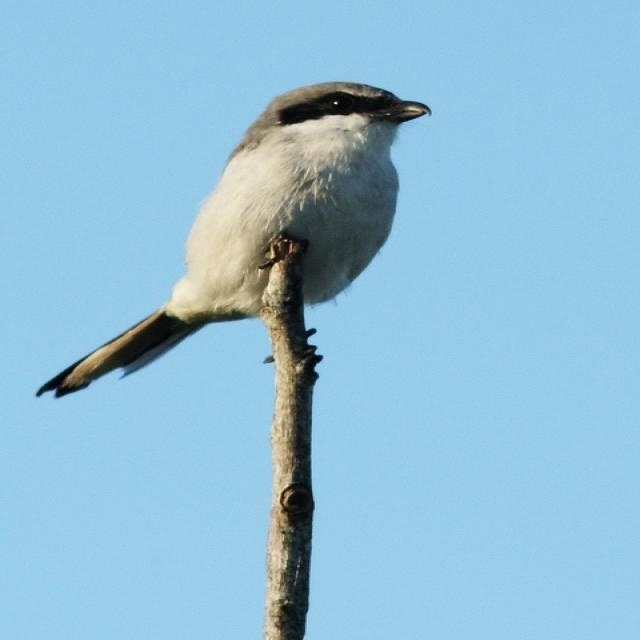
#> input picture source_data/original_images/bird.jpg, 640 x 640 px; its folder holds only this picture in this run
$ python augment_dataset.py
#> lines starting #> are read from the running program, lines starting #| are printed output that depends on the picture
#!/usr/bin/env python3
"""
Data augmentation script for YOLO training dataset.
Generates rotated, scaled, and transformed variants of original images.
"""

import cv2
import numpy as np
import os
import json
from pathlib import Path
import argparse

class YOLODatasetAugmenter:
    def __init__(self, original_images_dir="source_data/original_images", output_dir="train", val_split=0.2):
        self.original_images_dir = Path(original_images_dir)
        self.output_dir = Path(output_dir)
        self.val_split = val_split

        # Create train directories
        self.train_images_dir = self.output_dir / "images"
        self.train_labels_dir = self.output_dir / "labels"

        # Create validation directories
        self.val_images_dir = Path("val") / "images"
        self.val_labels_dir = Path("val") / "labels"

        # Create all output directories
        self.train_images_dir.mkdir(parents=True, exist_ok=True)
        self.train_labels_dir.mkdir(parents=True, exist_ok=True)
        self.val_images_dir.mkdir(parents=True, exist_ok=True)
        self.val_labels_dir.mkdir(parents=True, exist_ok=True)

        # Class mapping: Sequential IDs (0-5) but ordered for better COCO transfer learning
        self.class_to_id = {
            'car': 0,        # Sequential ID 0 (maps to COCO ID 2)
            'motorcycle': 1, # Sequential ID 1 (maps to COCO ID 3)
            'truck': 2,      # Sequential ID 2 (maps to COCO ID 7)
            'bird': 3,       # Sequential ID 3 (maps to COCO ID 14)
            'cat': 4,        # Sequential ID 4 (maps to COCO ID 15)
            'dog': 5,        # Sequential ID 5 (maps to COCO ID 16)
        }
        self.class_names = list(self.class_to_id.keys())

    def detect_class_from_filename(self, filename):
        """Detect class from filename"""
        filename_lower = filename.lower()
        for class_name in self.class_names:
            if class_name in filename_lower:
                return self.class_to_id[class_name]
        raise ValueError(f"Could not detect class from filename: {filename}")

    def rotate_image_and_bbox(self, image, angle):
        """Rotate image and return full bounding box for rotated object"""
        h, w = image.shape[:2]
        center = (w // 2, h // 2)

        # Create rotation matrix
        M = cv2.getRotationMatrix2D(center, angle, 1.0)

        # Calculate new canvas size to fit rotated image
        cos_a = abs(M[0, 0])
        sin_a = abs(M[0, 1])
        new_w = int((h * sin_a) + (w * cos_a))
        new_h = int((h * cos_a) + (w * sin_a))

        # Adjust rotation matrix for new canvas size
        M[0, 2] += (new_w / 2) - center[0]
        M[1, 2] += (new_h / 2) - center[1]

        # Rotate image
        rotated = cv2.warpAffine(image, M, (new_w, new_h),
                               borderMode=cv2.BORDER_CONSTANT,
                               borderValue=(0, 0, 0))

        # For single object detection, bbox covers entire image with some padding
        padding = 0.05  # 5% padding
        x_center = 0.5
        y_center = 0.5
        width = 1.0 - 2 * padding
        height = 1.0 - 2 * padding

        return rotated, (x_center, y_center, width, height)

    def scale_image(self, image, scale_factor):
        """Scale image up or down"""
        h, w = image.shape[:2]
        new_h, new_w = int(h * scale_factor), int(w * scale_factor)

        if scale_factor > 1.0:
            # Scale up then crop to original size
            scaled = cv2.resize(image, (new_w, new_h))
            start_y = (new_h - h) // 2
            start_x = (new_w - w) // 2
            cropped = scaled[start_y:start_y+h, start_x:start_x+w]
            return cropped
        else:
            # Scale down then pad to original size
            scaled = cv2.resize(image, (new_w, new_h))
            # Create black canvas of original size
            canvas = np.zeros((h, w, 3), dtype=np.uint8)
            start_y = (h - new_h) // 2
            start_x = (w - new_w) // 2
            canvas[start_y:start_y+new_h, start_x:start_x+new_w] = scaled
            return canvas

    def adjust_brightness_contrast(self, image, brightness=0, contrast=1.0):
        """Adjust image brightness and contrast"""
        adjusted = cv2.convertScaleAbs(image, alpha=contrast, beta=brightness)
        return adjusted

    def add_noise(self, image, noise_factor=25):
        """Add Gaussian noise to image"""
        noise = np.random.normal(0, noise_factor, image.shape).astype(np.uint8)
        noisy = cv2.add(image, noise)
        return noisy

    def blur_image(self, image, blur_strength=3):
        """Apply Gaussian blur"""
        return cv2.GaussianBlur(image, (blur_strength, blur_strength), 0)

    def generate_augmentations(self, image_path, augmentations_per_image=100):
        """Generate augmented versions of a single image"""
#> called with augmentations_per_image = 100
        # Load image
        image = cv2.imread(str(image_path))
#> image is the input picture: shape (640, 640, 3); mean B, G, R 214.5, 189.9, 145
        if image is None:
            print(f"Could not load image: {image_path}")
            return

        # Detect class from filename
        class_id = self.detect_class_from_filename(image_path.name)
        # Find class name from class_to_id mapping
        class_name = None
        for name, id in self.class_to_id.items():
            if id == class_id:
                class_name = name
                break

        # Calculate train/val split
        val_count = int(augmentations_per_image * self.val_split)
        train_count = augmentations_per_image - val_count

        print(f"Processing {class_name} - generating {augmentations_per_image} variations")
        print(f"  Train: {train_count}, Validation: {val_count}")

        # Generate augmentations
        for i in range(augmentations_per_image):
            # Start with original image
            aug_image = image.copy()

            # Random rotation (0-360 degrees)
            angle = np.random.uniform(0, 360)
            aug_image, bbox = self.rotate_image_and_bbox(aug_image, angle)

            # Random scale (0.25x to 1.3x)
            scale = np.random.uniform(0.25, 1.3)
            aug_image = self.scale_image(aug_image, scale)

            # Random brightness (-30 to +30)
            brightness = np.random.randint(-30, 31)
            # Random contrast (0.7 to 1.3)
            contrast = np.random.uniform(0.7, 1.3)
            aug_image = self.adjust_brightness_contrast(aug_image, brightness, contrast)

            # Random noise (20% chance)
            if np.random.random() < 0.2:
                aug_image = self.add_noise(aug_image)

            # Random blur (15% chance)
            if np.random.random() < 0.15:
                blur_strength = np.random.choice([3, 5, 7])
                aug_image = self.blur_image(aug_image, blur_strength)

            # Determine if this image goes to train or validation
            if i < train_count:
                images_dir = self.train_images_dir
                labels_dir = self.train_labels_dir
            else:
                images_dir = self.val_images_dir
                labels_dir = self.val_labels_dir

            # Save augmented image
            img_filename = f"{class_name}_{i+1:03d}.jpg"
            img_path = images_dir / img_filename
            cv2.imwrite(str(img_path), aug_image)

            # Save corresponding label file
            label_filename = f"{class_name}_{i+1:03d}.txt"
            label_path = labels_dir / label_filename

            # YOLO format: class_id x_center y_center width height (normalized 0-1)
            with open(label_path, 'w') as f:
                f.write(f"{class_id} {bbox[0]:.6f} {bbox[1]:.6f} {bbox[2]:.6f} {bbox[3]:.6f}\n")
#> this loop made 100 passes
#> pass 1, in rotate_image_and_bbox, `rotated = cv2.warpAffine(image, M, (new_w, new_h), borderMode=cv2.BORD..`:
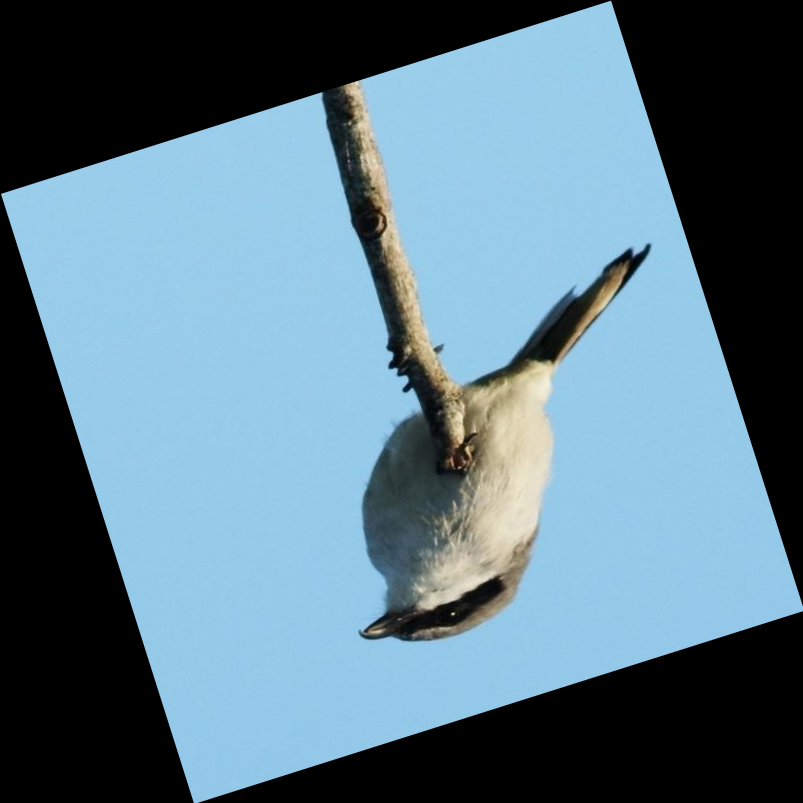
#> rotated: shape (803, 803, 3); mean B, G, R 136.3, 120.6, 92.1
#> pass 1, in adjust_brightness_contrast, `adjusted = cv2.convertScaleAbs(image, alpha=contrast, beta=brightness)`:
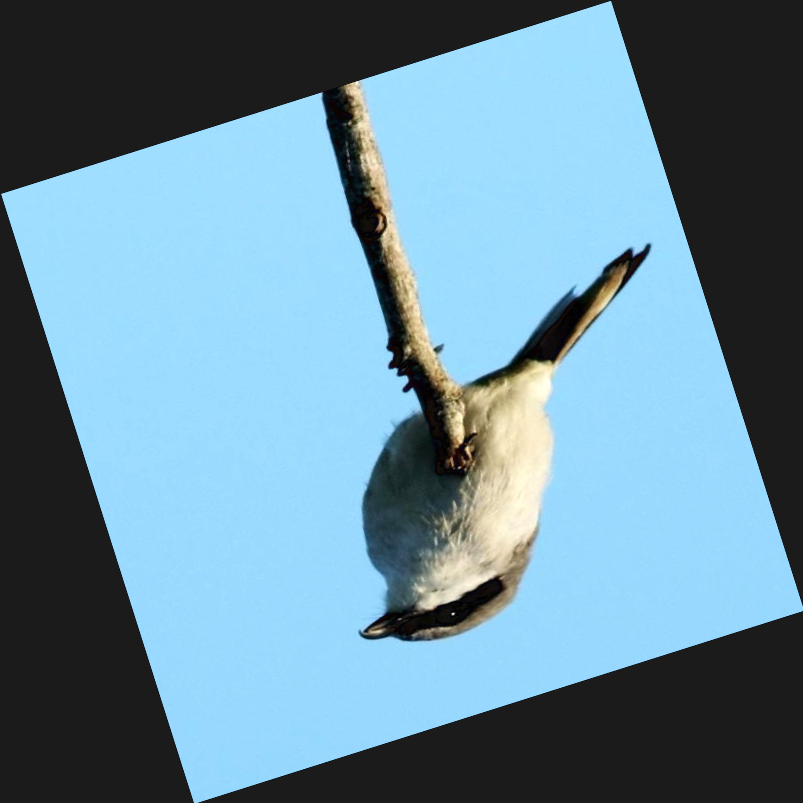
#> adjusted: shape (803, 803, 3); mean B, G, R 157.4, 139.2, 104.8
#> pass 2, in rotate_image_and_bbox (call 2), `rotated = cv2.warpAffine(image, M, (new_w, new_h), borderMode=cv2.BORD..`:
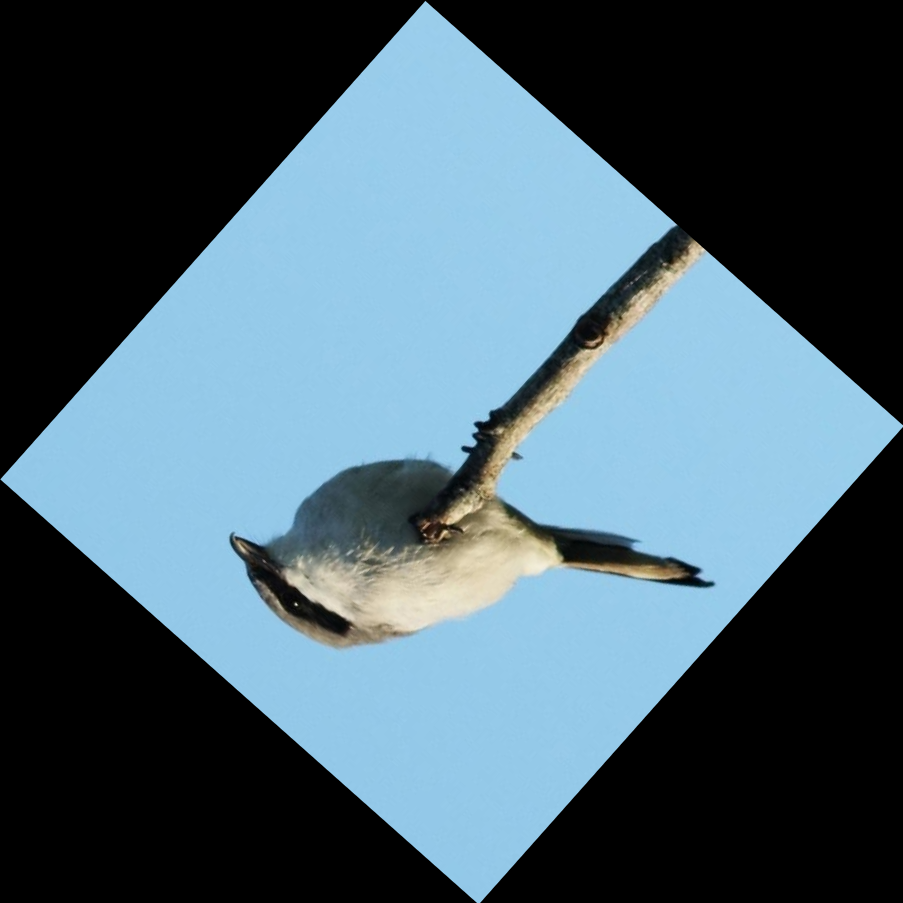
#> rotated: shape (903, 903, 3); mean B, G, R 107.8, 95.4, 72.9

    def augment_all_images(self, augmentations_per_image=100):
        """Process all images in the base directory"""
        image_files = []
        for ext in ['*.jpg', '*.jpeg', '*.png', '*.bmp']:
            image_files.extend(self.original_images_dir.glob(ext))
            image_files.extend(self.original_images_dir.glob(ext.upper()))

        if not image_files:
            print(f"No image files found in {self.original_images_dir}")
            return

        print(f"Found {len(image_files)} original images")

        for image_path in image_files:
            self.generate_augmentations(image_path, augmentations_per_image)

        print(f"\nAugmentation complete!")
        print(f"Training images: {len(list(self.train_images_dir.glob('*.jpg')))}")
        print(f"Training labels: {len(list(self.train_labels_dir.glob('*.txt')))}")
        print(f"Validation images: {len(list(self.val_images_dir.glob('*.jpg')))}")
        print(f"Validation labels: {len(list(self.val_labels_dir.glob('*.txt')))}")
        print(f"Total images: {len(list(self.train_images_dir.glob('*.jpg'))) + len(list(self.val_images_dir.glob('*.jpg')))}")

def main():
    parser = argparse.ArgumentParser(description='Augment YOLO training dataset')
    parser.add_argument('--input', '-i', type=str, default="source_data/original_images",
                       help='Directory containing original images (default: source_data/original_images)')
    parser.add_argument('--output', '-o', type=str, default='train',
                       help='Output directory for augmented dataset')
    parser.add_argument('--count', '-c', type=int, default=100,
                       help='Number of augmentations per original image')
    parser.add_argument('--val-split', type=float, default=0.2,
                       help='Fraction of data to use for validation (default: 0.2)')

    args = parser.parse_args()

    input_dir = args.input if args.input else "source_data/original_images"
    augmenter = YOLODatasetAugmenter(input_dir, args.output, args.val_split)
    augmenter.augment_all_images(args.count)

if __name__ == "__main__":
    main()
